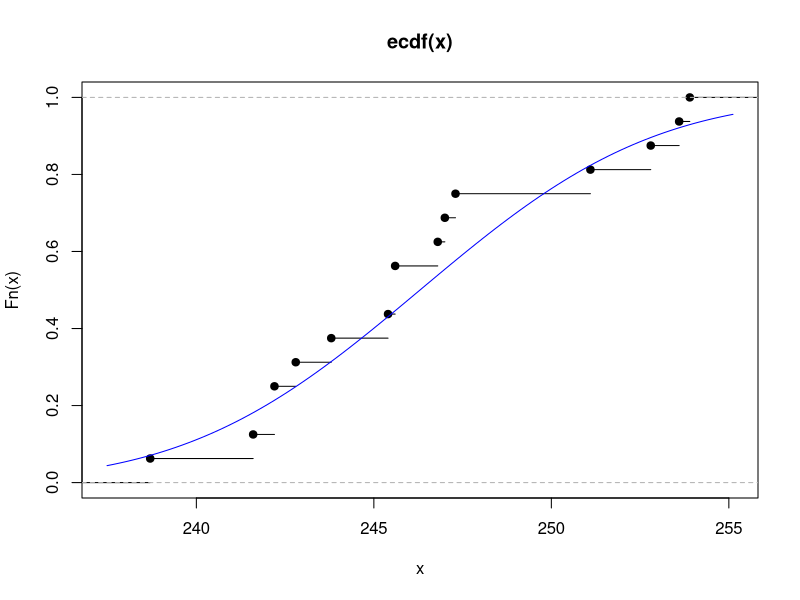

The R source for this figure:
x <- c(242.2, 243.8, 252.8, 245.4, 245.6, 253.6, 247.3, 238.7,
       241.6, 242.8, 251.1, 246.8, 247.0, 245.6, 242.2, 253.9)
library(nortest)
lillie.test(x)
plot(ecdf(x))
curve(pnorm(x, mean(x), sd(x)), add = TRUE, col = "blue")
 
